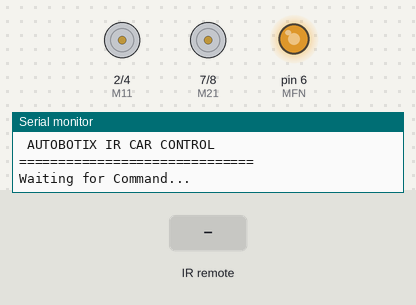
Bench run of a sketch on a simulated Arduino Uno, built with avr-gcc and run on an emulated ATmega328P. Parts: motor-driver pin pairs drawn as motors (green arrow = first pin HIGH = forward, orange = second pin HIGH = backward, longer = more drive), output pins drawn as LEDs (lit = HIGH), the last lines printed to the serial monitor. Inputs (shaded band) come from the test bench.

Above: at 1.2 s.
1.3 s: infrared code 0x6 received
At 1.8 s:
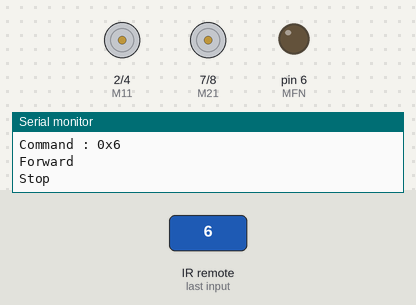
3.0 s: infrared code 0x5 received
At 3.1 s:
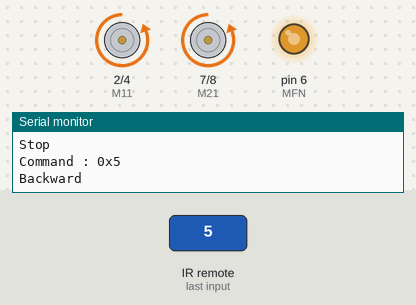
4.7 s: infrared code 0x2 received
At 4.8 s:
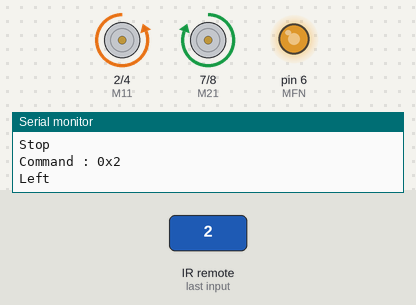
6.4 s: infrared code 0x3 received
At 6.5 s:
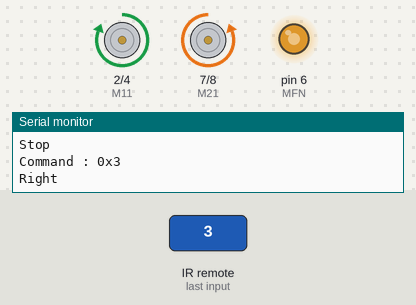
Timing chart, 0 to 9.1 s (numbered marks = the images above; inputs shaded):
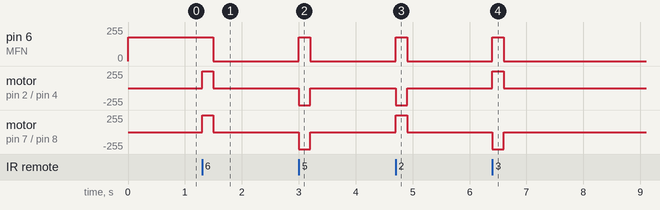

The sketch:

Practical_55.ino
```cpp
/*
==============================================
Practical-55 : Car Control with IR
Autobotix Robotics Board

TSOP  -> D3

M11 -> D2
M12 -> D4
MFN -> D6

M21 -> D7
M22 -> D8
==============================================
*/

#include <IRremote.hpp>

//------------- Motor Pins ----------------

#define M11 2
#define M12 4
#define MFN 6

#define M21 7
#define M22 8

//------------- Updated Saved IR Commands -----

#define TSOP_PIN 3

#define UP      0x6   // Mapped from VOL+ (Forward)
#define DOWN    0x5   // Mapped from VOL- (Backward)
#define LEFT    0x2   // Mapped from PREV (|<<) (Turn Left)
#define RIGHT   0x3   // Mapped from NEXT (>>|) (Turn Right)
#define OK      0x1   // Mapped from PAUSE (Stop Car)

//-----------------------------------------

int speedValue = 180;

unsigned long lastSignalTime = 0;
const unsigned long STOP_TIMEOUT = 200;   // ms - signal rukte hi auto-stop
bool isMoving = false;

//=========================================

void setup()
{
  Serial.begin(9600);

  pinMode(M11, OUTPUT);
  pinMode(M12, OUTPUT);

  pinMode(M21, OUTPUT);
  pinMode(M22, OUTPUT);

  pinMode(MFN, OUTPUT);

  analogWrite(MFN, speedValue);

  IrReceiver.begin(TSOP_PIN, ENABLE_LED_FEEDBACK);

  Serial.println("==============================");
  Serial.println(" AUTOBOTIX IR CAR CONTROL ");
  Serial.println("==============================");
  Serial.println("Waiting for Command...");
}

//=========================================

void forward()
{
  digitalWrite(M11, HIGH);
  digitalWrite(M12, LOW);

  digitalWrite(M21, HIGH);
  digitalWrite(M22, LOW);

  analogWrite(MFN, speedValue);

  Serial.println("Forward");
}

//=========================================

void backward()
{
  digitalWrite(M11, LOW);
  digitalWrite(M12, HIGH);

  digitalWrite(M21, LOW);
  digitalWrite(M22, HIGH);

  analogWrite(MFN, speedValue);

  Serial.println("Backward");
}

//=========================================

void left()
{
  digitalWrite(M11, LOW);
  digitalWrite(M12, HIGH);

  digitalWrite(M21, HIGH);
  digitalWrite(M22, LOW);

  analogWrite(MFN, speedValue);

  Serial.println("Left");
}

//=========================================

void right()
{
  digitalWrite(M11, HIGH);
  digitalWrite(M12, LOW);

  digitalWrite(M21, LOW);
  digitalWrite(M22, HIGH);

  analogWrite(MFN, speedValue);

  Serial.println("Right");
}

//=========================================

void stopCar()
{
  digitalWrite(M11, LOW);
  digitalWrite(M12, LOW);

  digitalWrite(M21, LOW);
  digitalWrite(M22, LOW);

  analogWrite(MFN, 0);

  Serial.println("Stop");
}

//=========================================

void loop()
{
  if (IrReceiver.decode())
  {
    byte cmd = IrReceiver.decodedIRData.command;

    if (cmd != 0x0)   // Glitch reading ignore karo
    {
      lastSignalTime = millis();

      Serial.print("Command : 0x");
      Serial.println(cmd, HEX);

      switch (cmd)
      {
        case UP:
          forward();
          isMoving = true;
          break;

        case DOWN:
          backward();
          isMoving = true;
          break;

        case LEFT:
          left();
          isMoving = true;
          break;

        case RIGHT:
          right();
          isMoving = true;
          break;

        case OK:
          stopCar();
          isMoving = false;
          break;

        default:
          Serial.println("No Action");
          break;
      }
    }

    IrReceiver.resume();
  }

  // Agar button release kar diya, toh 200ms baad car automatic stop ho jayegi
  if (isMoving && (millis() - lastSignalTime > STOP_TIMEOUT))
  {
    stopCar();
    isMoving = false;
  }
}
```

Measured:
- after the input at 1.3 s, pin 6 (MFN): 180/255 → 0/255 after 0.20 s; motor on pin 2 (M11) / pin 4 (M12), motor on pin 7 (M21) / pin 8 (M22): stopped → forward 255/255 at once, → stopped 0.20 s later
- after the input at 3.0 s, pin 6 (MFN): 0/255 → 180/255 at once, → 0/255 0.20 s later; motor on pin 2 (M11) / pin 4 (M12), motor on pin 7 (M21) / pin 8 (M22): stopped → backward 255/255 at once, → stopped 0.20 s later
- after the input at 4.7 s, pin 6 (MFN): 0/255 → 180/255 at once, → 0/255 0.20 s later; motor on pin 2 (M11) / pin 4 (M12): stopped → backward 255/255 at once, → stopped 0.20 s later; motor on pin 7 (M21) / pin 8 (M22): stopped → forward 255/255 at once, → stopped 0.20 s later
- after the input at 6.4 s, pin 6 (MFN): 0/255 → 180/255 at once, → 0/255 0.20 s later; motor on pin 2 (M11) / pin 4 (M12): stopped → forward 255/255 at once, → stopped 0.20 s later; motor on pin 7 (M21) / pin 8 (M22): stopped → backward 255/255 at once, → stopped 0.20 s later
